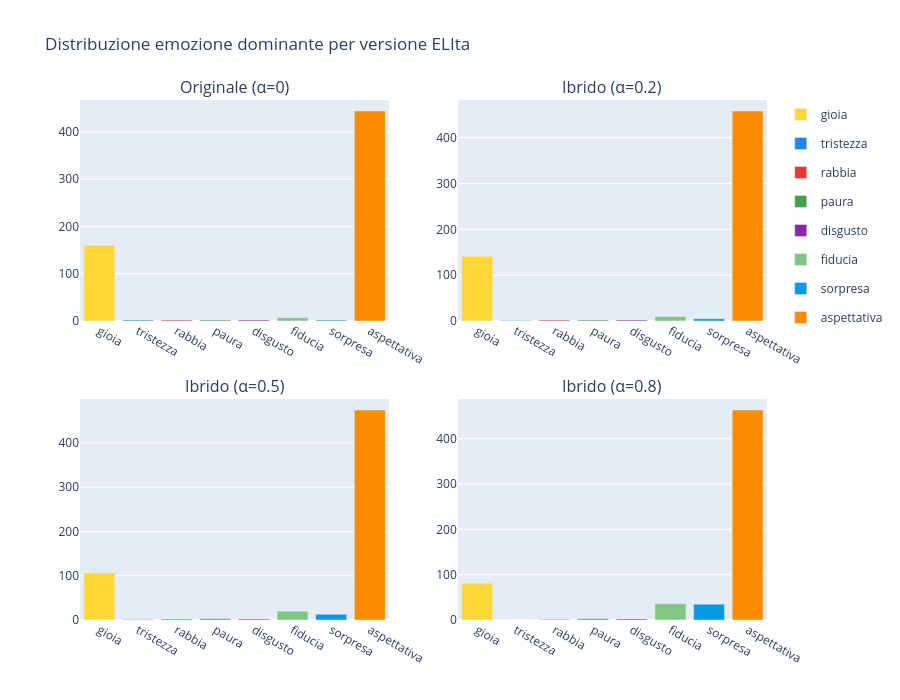

Write notebook code for a chart like this one.
### Markdown cell above
## 6. Confronto tra versioni ELIta

### Code cell
# Grafico: distribuzione emozione dominante per ogni versione
fig = make_subplots(
    rows=2, cols=2,
    subplot_titles=list(MATRICES.keys()),
    vertical_spacing=0.15
)

positions = [(1,1), (1,2), (2,1), (2,2)]

for idx, (version_name, df_res) in enumerate(all_results.items()):
    row, col = positions[idx]
    counts = df_res["dominant_emotion"].value_counts()
    
    for emo in BASIC_EMOTIONS:
        n = counts.get(emo, 0)
        fig.add_trace(
            go.Bar(
                name=emo,
                x=[emo],
                y=[n],
                marker_color=EMOTION_COLORS[emo],
                showlegend=(idx == 0),
                legendgroup=emo
            ),
            row=row, col=col
        )

fig.update_layout(
    title_text="Distribuzione emozione dominante per versione ELIta",
    barmode="group",
    height=700
)
fig.show()

### Figure 1 — Plotly figure (JSON) as saved in the notebook; plotly's stock layout.template omitted (floating-point values rounded to 4 significant figures)
{"data": [{"legendgroup": "gioia", "marker": {"color": "#FDD835"}, "name": "gioia", "showlegend": true, "x": ["gioia"], "y": [160], "type": "bar", "xaxis": "x", "yaxis": "y"}, {"legendgroup": "tristezza", "marker": {"color": "#1E88E5"}, "name": "tristezza", "showlegend": true, "x": ["tristezza"], "y": [2], "type": "bar", "xaxis": "x", "yaxis": "y"}, {"legendgroup": "rabbia", "marker": {"color": "#E53935"}, "name": "rabbia", "showlegend": true, "x": ["rabbia"], "y": [2], "type": "bar", "xaxis": "x", "yaxis": "y"}, {"legendgroup": "paura", "marker": {"color": "#43A047"}, "name": "paura", "showlegend": true, "x": ["paura"], "y": [2], "type": "bar", "xaxis": "x", "yaxis": "y"}, {"legendgroup": "disgusto", "marker": {"color": "#8E24AA"}, "name": "disgusto", "showlegend": true, "x": ["disgusto"], "y": [2], "type": "bar", "xaxis": "x", "yaxis": "y"}, {"legendgroup": "fiducia", "marker": {"color": "#81C784"}, "name": "fiducia", "showlegend": true, "x": ["fiducia"], "y": [7], "type": "bar", "xaxis": "x", "yaxis": "y"}, {"legendgroup": "sorpresa", "marker": {"color": "#039BE5"}, "name": "sorpresa", "showlegend": true, "x": ["sorpresa"], "y": [2], "type": "bar", "xaxis": "x", "yaxis": "y"}, {"legendgroup": "aspettativa", "marker": {"color": "#FB8C00"}, "name": "aspettativa", "showlegend": true, "x": ["aspettativa"], "y": [444], "type": "bar", "xaxis": "x", "yaxis": "y"}, {"legendgroup": "gioia", "marker": {"color": "#FDD835"}, "name": "gioia", "showlegend": false, "x": ["gioia"], "y": [141], "type": "bar", "xaxis": "x2", "yaxis": "y2"}, {"legendgroup": "tristezza", "marker": {"color": "#1E88E5"}, "name": "tristezza", "showlegend": false, "x": ["tristezza"], "y": [1], "type": "bar", "xaxis": "x2", "yaxis": "y2"}, {"legendgroup": "rabbia", "marker": {"color": "#E53935"}, "name": "rabbia", "showlegend": false, "x": ["rabbia"], "y": [2], "type": "bar", "xaxis": "x2", "yaxis": "y2"}, {"legendgroup": "paura", "marker": {"color": "#43A047"}, "name": "paura", "showlegend": false, "x": ["paura"], "y": [2], "type": "bar", "xaxis": "x2", "yaxis": "y2"}, {"legendgroup": "disgusto", "marker": {"color": "#8E24AA"}, "name": "disgusto", "showlegend": false, "x": ["disgusto"], "y": [2], "type": "bar", "xaxis": "x2", "yaxis": "y2"}, {"legendgroup": "fiducia", "marker": {"color": "#81C784"}, "name": "fiducia", "showlegend": false, "x": ["fiducia"], "y": [10], "type": "bar", "xaxis": "x2", "yaxis": "y2"}, {"legendgroup": "sorpresa", "marker": {"color": "#039BE5"}, "name": "sorpresa", "showlegend": false, "x": ["sorpresa"], "y": [5], "type": "bar", "xaxis": "x2", "yaxis": "y2"}, {"legendgroup": "aspettativa", "marker": {"color": "#FB8C00"}, "name": "aspettativa", "showlegend": false, "x": ["aspettativa"], "y": [458], "type": "bar", "xaxis": "x2", "yaxis": "y2"}, {"legendgroup": "gioia", "marker": {"color": "#FDD835"}, "name": "gioia", "showlegend": false, "x": ["gioia"], "y": [106], "type": "bar", "xaxis": "x3", "yaxis": "y3"}, {"legendgroup": "tristezza", "marker": {"color": "#1E88E5"}, "name": "tristezza", "showlegend": false, "x": ["tristezza"], "y": [1], "type": "bar", "xaxis": "x3", "yaxis": "y3"}, {"legendgroup": "rabbia", "marker": {"color": "#E53935"}, "name": "rabbia", "showlegend": false, "x": ["rabbia"], "y": [2], "type": "bar", "xaxis": "x3", "yaxis": "y3"}, {"legendgroup": "paura", "marker": {"color": "#43A047"}, "name": "paura", "showlegend": false, "x": ["paura"], "y": [3], "type": "bar", "xaxis": "x3", "yaxis": "y3"}, {"legendgroup": "disgusto", "marker": {"color": "#8E24AA"}, "name": "disgusto", "showlegend": false, "x": ["disgusto"], "y": [2], "type": "bar", "xaxis": "x3", "yaxis": "y3"}, {"legendgroup": "fiducia", "marker": {"color": "#81C784"}, "name": "fiducia", "showlegend": false, "x": ["fiducia"], "y": [20], "type": "bar", "xaxis": "x3", "yaxis": "y3"}, {"legendgroup": "sorpresa", "marker": {"color": "#039BE5"}, "name": "sorpresa", "showlegend": false, "x": ["sorpresa"], "y": [13], "type": "bar", "xaxis": "x3", "yaxis": "y3"}, {"legendgroup": "aspettativa", "marker": {"color": "#FB8C00"}, "name": "aspettativa", "showlegend": false, "x": ["aspettativa"], "y": [474], "type": "bar", "xaxis": "x3", "yaxis": "y3"}, {"legendgroup": "gioia", "marker": {"color": "#FDD835"}, "name": "gioia", "showlegend": false, "x": ["gioia"], "y": [81], "type": "bar", "xaxis": "x4", "yaxis": "y4"}, {"legendgroup": "tristezza", "marker": {"color": "#1E88E5"}, "name": "tristezza", "showlegend": false, "x": ["tristezza"], "y": [0], "type": "bar", "xaxis": "x4", "yaxis": "y4"}, {"legendgroup": "rabbia", "marker": {"color": "#E53935"}, "name": "rabbia", "showlegend": false, "x": ["rabbia"], "y": [1], "type": "bar", "xaxis": "x4", "yaxis": "y4"}, {"legendgroup": "paura", "marker": {"color": "#43A047"}, "name": "paura", "showlegend": false, "x": ["paura"], "y": [3], "type": "bar", "xaxis": "x4", "yaxis": "y4"}, {"legendgroup": "disgusto", "marker": {"color": "#8E24AA"}, "name": "disgusto", "showlegend": false, "x": ["disgusto"], "y": [2], "type": "bar", "xaxis": "x4", "yaxis": "y4"}, {"legendgroup": "fiducia", "marker": {"color": "#81C784"}, "name": "fiducia", "showlegend": false, "x": ["fiducia"], "y": [36], "type": "bar", "xaxis": "x4", "yaxis": "y4"}, {"legendgroup": "sorpresa", "marker": {"color": "#039BE5"}, "name": "sorpresa", "showlegend": false, "x": ["sorpresa"], "y": [35], "type": "bar", "xaxis": "x4", "yaxis": "y4"}, {"legendgroup": "aspettativa", "marker": {"color": "#FB8C00"}, "name": "aspettativa", "showlegend": false, "x": ["aspettativa"], "y": [463], "type": "bar", "xaxis": "x4", "yaxis": "y4"}], "layout": {"xaxis": {"anchor": "y", "domain": [0.0, 0.45]}, "yaxis": {"anchor": "x", "domain": [0.575, 1.0]}, "xaxis2": {"anchor": "y2", "domain": [0.55, 1.0]}, "yaxis2": {"anchor": "x2", "domain": [0.575, 1.0]}, "xaxis3": {"anchor": "y3", "domain": [0.0, 0.45]}, "yaxis3": {"anchor": "x3", "domain": [0.0, 0.425]}, "xaxis4": {"anchor": "y4", "domain": [0.55, 1.0]}, "yaxis4": {"anchor": "x4", "domain": [0.0, 0.425]}, "annotations": [{"font": {"size": 16}, "showarrow": false, "text": "Originale (α=0)", "x": 0.225, "xanchor": "center", "xref": "paper", "y": 1.0, "yanchor": "bottom", "yref": "paper"}, {"font": {"size": 16}, "showarrow": false, "text": "Ibrido (α=0.2)", "x": 0.775, "xanchor": "center", "xref": "paper", "y": 1.0, "yanchor": "bottom", "yref": "paper"}, {"font": {"size": 16}, "showarrow": false, "text": "Ibrido (α=0.5)", "x": 0.225, "xanchor": "center", "xref": "paper", "y": 0.425, "yanchor": "bottom", "yref": "paper"}, {"font": {"size": 16}, "showarrow": false, "text": "Ibrido (α=0.8)", "x": 0.775, "xanchor": "center", "xref": "paper", "y": 0.425, "yanchor": "bottom", "yref": "paper"}], "title": {"text": "Distribuzione emozione dominante per versione ELIta"}, "barmode": "group", "height": 700}}
